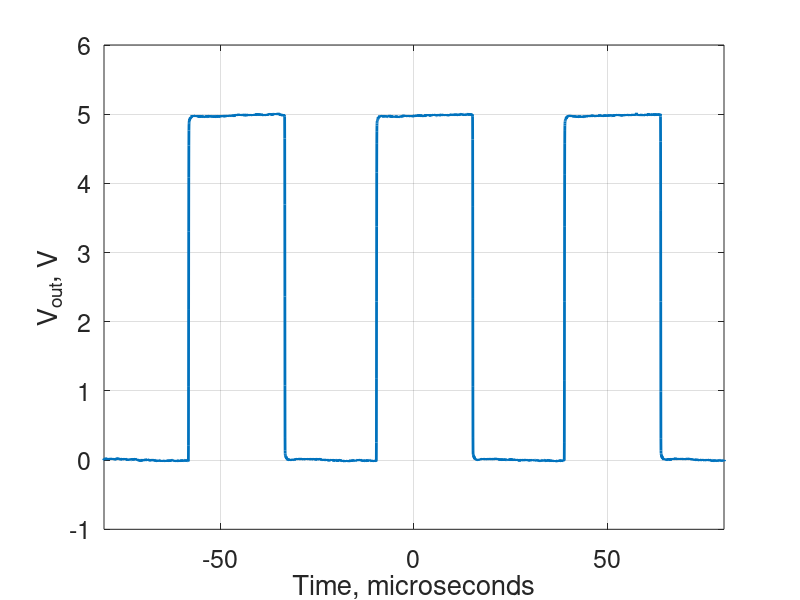

Reproduce this figure in MATLAB.
%% ECE 342 Lab Task 3 Part 4
close all;

output = csvread('astable-multiv-transient-exper.csv');

time = output(:,1);
outputVoltage = output(:,2);

plot(time * 10e5, outputVoltage, 'Linewidth', 2);
xlim([-80 80]);
grid on;
set(gca, 'fontsize', 18);
% title('Experimental Astable Multivibrator Transient Response');
ylabel('V_{out}, V');
xlabel('Time, microseconds');
hold on;